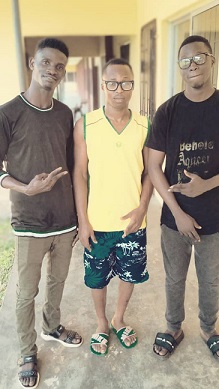
#> input picture Images/friends.jpg, 219 x 389 px
$ python ellip_masking.py
#> lines starting #> are read from the running program, lines starting #| are printed output that depends on the picture; after the words box and inside, x2 and y2 are one past the last pixel; in counts of white or black regions, pixels touching at a corner belong together
import cv2 as cv
import numpy as np
img = cv.imread("Images/friends.jpg")
#> img is the input picture: shape (389, 219, 3); mean B, G, R 130.2, 150.5, 160.8
cv.imshow("Original Image", img)
blank = np.zeros(img.shape[:2], dtype = "uint8")
elliptical_mask = cv.ellipse(blank.copy(), (100, 100), (60, 120), 120, 0, 360, 255, -1)
cv.imshow("ELLIPTICAL MASK", elliptical_mask)
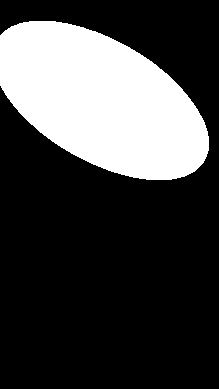
#> window 'ELLIPTICAL MASK': shape (389, 219); 26.5% white; 1 white region, box (x1, y1, x2, y2) and area: (0, 21, 209, 180) 22576
masked = cv.bitwise_and(img, img, mask=elliptical_mask)
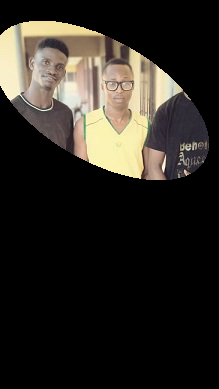
#> masked: shape (389, 219, 3); mean B, G, R 33.9, 40, 43.8
cv.imshow("MASKED IMAGE", masked)
cv.waitKey(0)

$ run again, with Images/flex.jpg copied over Images/friends.jpg
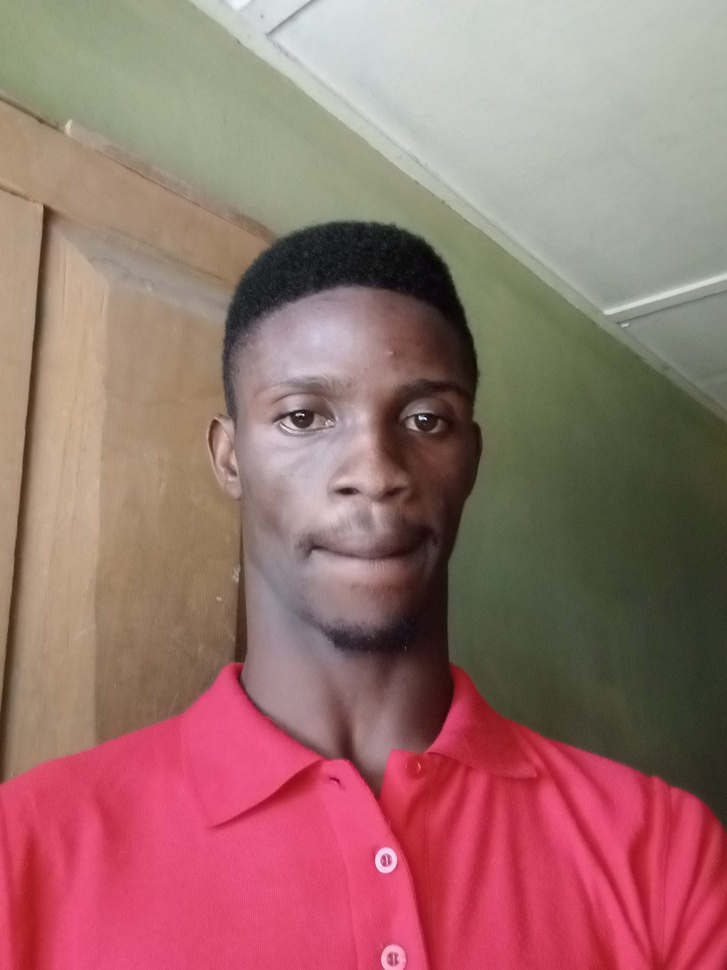
#> input picture Images/flex.jpg, 727 x 970 px, shrunk from 2448 x 3264 before the run
#> img is the input picture: shape (970, 727, 3); mean B, G, R 109.7, 113.4, 154.8
#> `cv.imshow("ELLIPTICAL MASK", elliptical_mask)`:
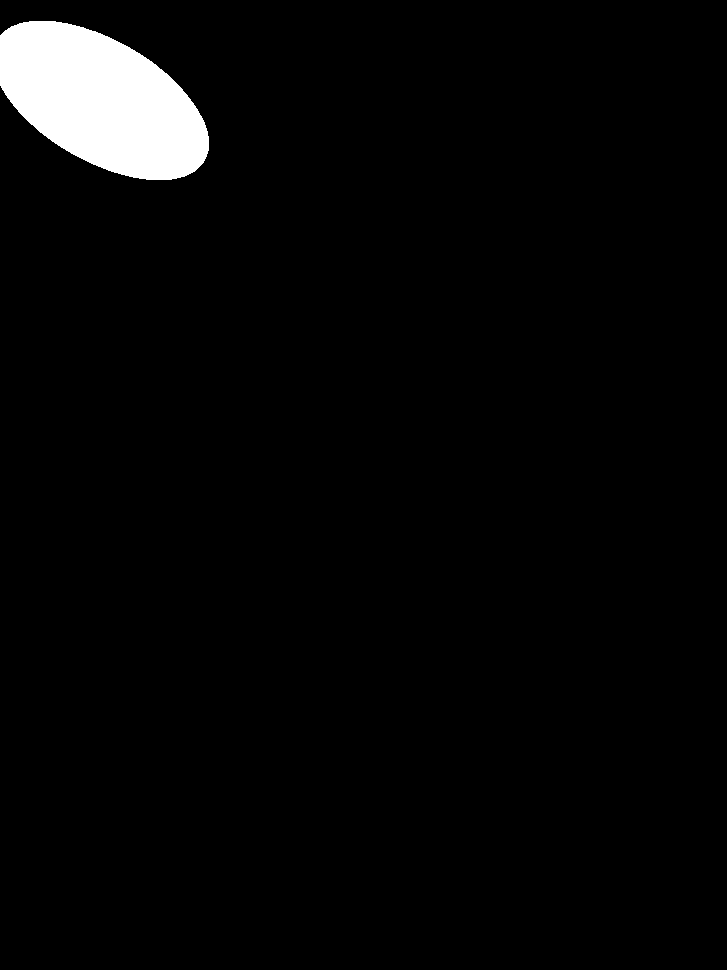
#> window 'ELLIPTICAL MASK': shape (970, 727); 3.2% white; 1 white region, box (x1, y1, x2, y2) and area: (0, 21, 209, 180) 22576
#> `masked = cv.bitwise_and(img, img, mask=elliptical_mask)`:
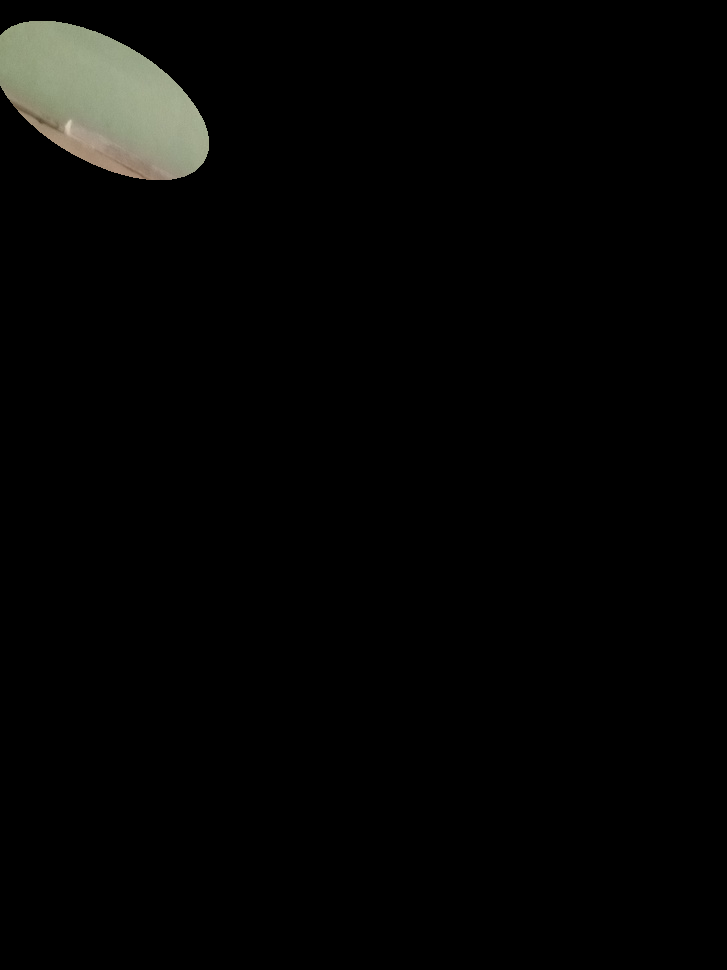
#> masked: shape (970, 727, 3); mean B, G, R 4.2, 5.1, 4.9

$ run again, with Images/seun.jpg copied over Images/friends.jpg
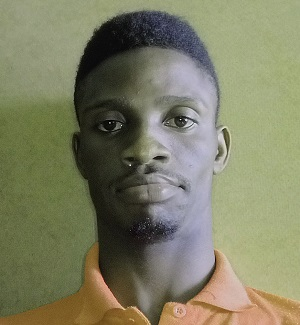
#> input picture Images/seun.jpg, 300 x 325 px
#> img is the input picture: shape (325, 300, 3); mean B, G, R 99.9, 127.1, 126.9
#> `cv.imshow("ELLIPTICAL MASK", elliptical_mask)`:
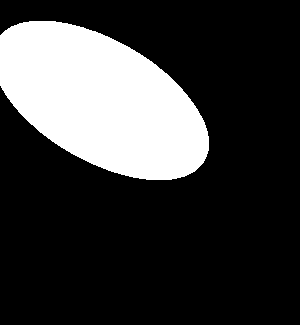
#> window 'ELLIPTICAL MASK': shape (325, 300); 23.2% white; 1 white region, box (x1, y1, x2, y2) and area: (0, 21, 209, 180) 22576
#> `masked = cv.bitwise_and(img, img, mask=elliptical_mask)`:
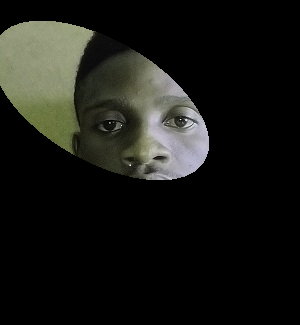
#> masked: shape (325, 300, 3); mean B, G, R 20.7, 24.9, 24.2
